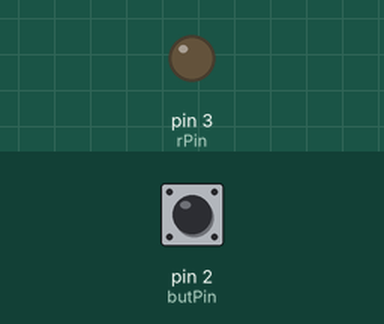
Recording of a sketch running on a simulated Arduino Uno, built with avr-gcc and run on an emulated ATmega328P. Shown: output pins drawn as LEDs (lit = HIGH). Inputs (shaded band) come from the test bench; at power-on: pin 2 (butPin) HIGH.

Above: at 1.2 s.
1.3 s: pin 2 (butPin) pulled LOW for 0.15 s
At 1.8 s:
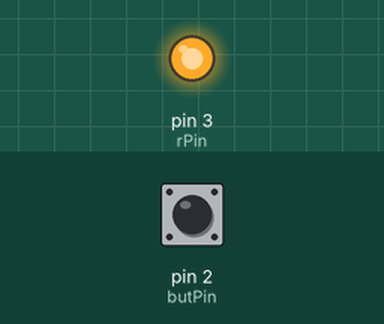
2.9 s: pin 2 (butPin) pulled LOW for 1 s
At 4.3 s:
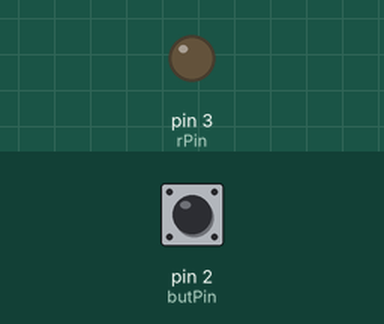
5.4 s: pin 2 (butPin) pulled LOW for 3.2 s
At 9.0 s:
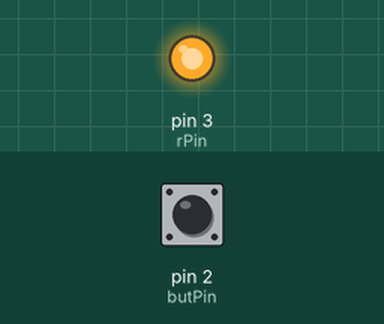
Timing chart, 0 to 10.5 s (numbered marks = the images above; inputs shaded):
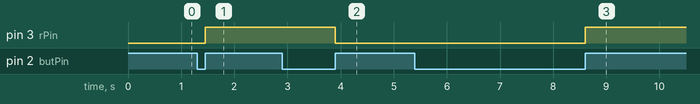

The sketch:

LearningPushButtons.ino
```cpp
int rPin = 3;
int butPin = 2;
bool butVal;
bool state;
int dt = 100;

void setup() {
  // put your setup code here, to run once:
  Serial.begin(9600);
  pinMode(rPin, OUTPUT);
  pinMode(butPin, INPUT);
}

void loop() {
  // put your main code here, to run repeatedly:
  butVal = digitalRead(butPin);

  if (butVal == 0) {
    state = !state;
    while (butVal == 0) {
      butVal = digitalRead(butPin);
    }
  }
  if (state) {
    digitalWrite(rPin, HIGH);
  } else {
    digitalWrite(rPin, LOW);
  }

  delay(dt);
}
```

Measured:
- after the input at 1.3 s, pin 3 (rPin): LOW → HIGH after 0.15 s
- after the input at 2.9 s, pin 3 (rPin): HIGH → LOW after 1.0 s
- after the input at 5.4 s, pin 3 (rPin): LOW → HIGH after 3.2 s
